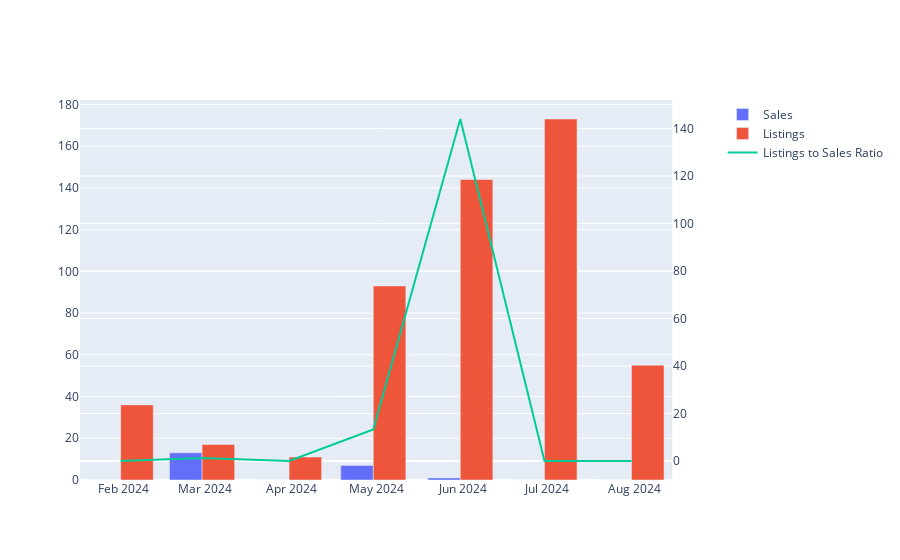

Here is the notebook cell this chart was saved with:
### Code cell
listing_to_sales_fig = make_subplots(specs=[[{"secondary_y": True}]])

# Add bar chart for sales
listing_to_sales_fig.add_trace(
    go.Bar(
        x=monthly_listings.index,
        y=monthly_listings['sales'],
        name='Sales'
    ),
    secondary_y=False
)

listing_to_sales_fig.add_trace(
    go.Bar(
        x=monthly_listings.index,
        y=monthly_listings['listings'],
        name='Listings'
    ),
    secondary_y=False
)

# Add line chart for cumulative sales
listing_to_sales_fig.add_trace(
    go.Scatter(
        x=monthly_listings.index,
        y=monthly_listings['listings_to_sales_ratio'],
        name='Listings to Sales Ratio',
        mode='lines'
    ),
    secondary_y=True
)

listing_to_sales_fig.show()

### Figure 1 — Plotly figure (JSON) as saved in the notebook; plotly's stock layout.template omitted (floating-point values rounded to 4 significant figures)
{"data": [{"name": "Sales", "type": "bar", "x": ["2024-01-31T00:00:00", "2024-02-29T00:00:00", "2024-03-31T00:00:00", "2024-04-30T00:00:00", "2024-05-31T00:00:00", "2024-06-30T00:00:00", "2024-07-31T00:00:00"], "xaxis": "x", "y": [0, 13, 0, 7, 1, 0, 0], "yaxis": "y"}, {"name": "Listings", "type": "bar", "x": ["2024-01-31T00:00:00", "2024-02-29T00:00:00", "2024-03-31T00:00:00", "2024-04-30T00:00:00", "2024-05-31T00:00:00", "2024-06-30T00:00:00", "2024-07-31T00:00:00"], "xaxis": "x", "y": [36, 17, 11, 93, 144, 173, 55], "yaxis": "y"}, {"mode": "lines", "name": "Listings to Sales Ratio", "type": "scatter", "x": ["2024-01-31T00:00:00", "2024-02-29T00:00:00", "2024-03-31T00:00:00", "2024-04-30T00:00:00", "2024-05-31T00:00:00", "2024-06-30T00:00:00", "2024-07-31T00:00:00"], "xaxis": "x", "y": [0, 1.308, 0, 13.29, 144, 0, 0], "yaxis": "y2"}], "layout": {"xaxis": {"anchor": "y", "domain": [0, 0.94]}, "yaxis": {"anchor": "x", "domain": [0, 1]}, "yaxis2": {"anchor": "x", "overlaying": "y", "side": "right"}}}
